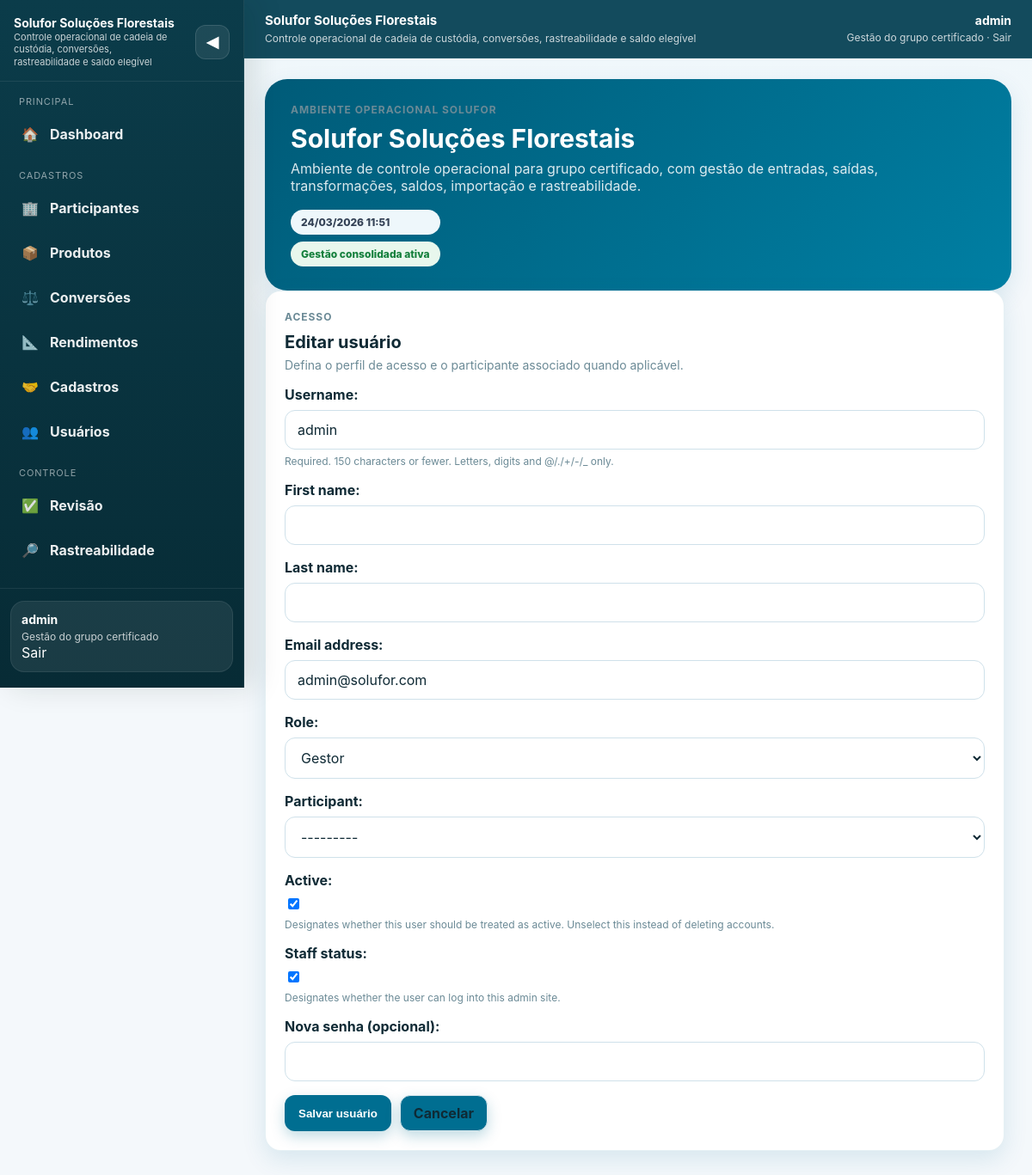
/users/1/edit/ (signed in), run on the app's committed database.
### accounts/models.py (models this page shows, shortened)
class User(AbstractUser):
    ROLE_CHOICES = [
        ('manager', 'Gestor'),
        ('participant', 'Participante'),
        ('auditor', 'Auditor'),
    ]
    role = models.CharField(max_length=20, choices=ROLE_CHOICES, default='participant')
    organization = models.ForeignKey(
        'participants.Organization',
        on_delete=models.SET_NULL,
        null=True,
        blank=True,
        related_name='users',
    )
    participant = models.ForeignKey(
        'participants.Participant',
        on_delete=models.SET_NULL,
        null=True,
        blank=True,
        related_name='users',
    )
    must_change_password = models.BooleanField(default=False)
    @property
    def is_manager(self):
        return self.role == 'manager' or self.is_superuser
    @property
    def is_auditor(self):
        return self.role == 'auditor'
    @property
    def is_participant_user(self):
        return self.role == 'participant'

### accounts/views.py (the view, shortened to what this page needs)
# urls.py: path('<int:pk>/edit/', UserUpdateView.as_view(), name='user_update'),
class UserUpdateView(ManagerRequiredMixin, UpdateView):
    model = User
    form_class = UserUpdateForm
    template_name = 'accounts/user_form.html'
    success_url = reverse_lazy('user_list')

### accounts/forms.py (shortened to what this page needs)
class UserUpdateForm(forms.ModelForm):
    new_password = forms.CharField(
        label='Nova senha (opcional)',
        required=False,
        widget=forms.PasswordInput(render_value=False)
    )
    class Meta:
        model = User
        fields = [
            'username', 'first_name', 'last_name', 'email',
            'role', 'participant', 'is_active', 'is_staff'
        ]

### accounts/views.py (called while the page is built)
    def test_func(self):
        return self.request.user.is_manager

### participants/models.py (called while the page is built)
    def __str__(self):
        return self.trade_name or self.legal_name

### templates/accounts/user_form.html
{% extends "base.html" %}
{% block content %}
<div class="card" style="max-width: 860px;"><div class="card-header"><div><div class="kicker">Acesso</div><h2 class="card-title">{% if form.instance.pk %}Editar usuário{% else %}Novo usuário{% endif %}</h2><p class="card-subtitle">Defina o perfil de acesso e o participante associado quando aplicável.</p></div></div><form method="post">{% csrf_token %}{{ form.as_p }}<div class="actions"><button class="btn" type="submit">Salvar usuário</button><a class="btn secondary" href="/users/">Cancelar</a></div></form></div>
{% endblock %}

### templates/base.html (shortened to what this page needs)
<!DOCTYPE html>
<html lang="pt-br">
<head>
</head>
<body>
<div class="app-shell">
  {% if user.is_authenticated %}
  <aside id="sidebar" class="sidebar">
    <div class="sidebar-inner">
      <div class="sidebar-header">
        <a class="sidebar-brand" href="/">
          <span class="brand-copy">
            <strong>Solufor Soluções Florestais</strong>
            <span>Controle operacional de cadeia de custódia, conversões, rastreabilidade e saldo elegível</span>
          </span>
        </a>
        <button id="sidebarToggle" class="sidebar-toggle" type="button" aria-label="Colapsar menu"><span class="sidebar-toggle-text">◀</span></button>
      </div>
      <div class="sidebar-body">
        <div class="sidebar-section">
          <div class="sidebar-label">Principal</div>
          <nav class="sidebar-nav">
            <a class="sidebar-link {% if request.path == '/' %}is-active{% endif %}" href="/"><span class="sidebar-icon">🏠</span><span class="sidebar-link-text">Dashboard</span></a>
          </nav>
        </div>
        {% if user.is_participant_user %}
        <div class="sidebar-section">
          <div class="sidebar-label">Operação</div>
          <nav class="sidebar-nav">
            <a class="sidebar-link {% if '/transactions/entries/' in request.path %}is-active{% endif %}" href="/transactions/entries/"><span class="sidebar-icon">📥</span><span class="sidebar-link-text">Entradas</span></a>
            <a class="sidebar-link {% if '/transactions/sales/' in request.path %}is-active{% endif %}" href="/transactions/sales/"><span class="sidebar-icon">📤</span><span class="sidebar-link-text">Saídas</span></a>
            <a class="sidebar-link {% if '/transactions/transformations/' in request.path %}is-active{% endif %}" href="/transactions/transformations/"><span class="sidebar-icon">🪵</span><span class="sidebar-link-text">Transformações</span></a>
            <a class="sidebar-link {% if '/compliance/' in request.path %}is-active{% endif %}" href="/compliance/"><span class="sidebar-icon">🗓️</span><span class="sidebar-link-text">Fechamentos</span></a>
            <a class="sidebar-link {% if '/reports/import/' in request.path %}is-active{% endif %}" href="/reports/import/"><span class="sidebar-icon">📊</span><span class="sidebar-link-text">Importar planilha</span></a>
          </nav>
        </div>
        {% elif user.is_manager %}
        <div class="sidebar-section">
          <div class="sidebar-label">Cadastros</div>
          <nav class="sidebar-nav">
            <a class="sidebar-link {% if '/participants/' in request.path %}is-active{% endif %}" href="/participants/"><span class="sidebar-icon">🏢</span><span class="sidebar-link-text">Participantes</span></a>
            <a class="sidebar-link {% if '/catalog/products/' in request.path %}is-active{% endif %}" href="/catalog/products/"><span class="sidebar-icon">📦</span><span class="sidebar-link-text">Produtos</span></a>
            <a class="sidebar-link {% if '/catalog/conversions/' in request.path %}is-active{% endif %}" href="/catalog/conversions/"><span class="sidebar-icon">⚖️</span><span class="sidebar-link-text">Conversões</span></a>
            <a class="sidebar-link " href="/catalog/transformation-rules/"><span class="sidebar-icon">📐</span><span class="sidebar-link-text">Rendimentos</span></a>
            <a class="sidebar-link {% if '/catalog/counterparties/' in request.path %}is-active{% endif %}" href="/catalog/counterparties/"><span class="sidebar-icon">🤝</span><span class="sidebar-link-text">Cadastros</span></a>
            <a class="sidebar-link {% if '/users/' in request.path %}is-active{% endif %}" href="/users/"><span class="sidebar-icon">👥</span><span class="sidebar-link-text">Usuários</span></a>
          </nav>
        </div>
        <div class="sidebar-section">
          <div class="sidebar-label">Controle</div>
          <nav class="sidebar-nav">
            <a class="sidebar-link " href="/transactions/manager/review/entries/"><span class="sidebar-icon">✅</span><span class="sidebar-link-text">Revisão</span></a>
            <a class="sidebar-link {% if '/reports/traceability/' in request.path %}is-active{% endif %}" href="/reports/traceability/"><span class="sidebar-icon">🔎</span><span class="sidebar-link-text">Rastreabilidade</span></a>
            <a class="sidebar-link" href="/reports/consolidated.xlsx"><span class="sidebar-icon">📄</span><span class="sidebar-link-text">Relatório FSC</span></a>
          </nav>
        </div>
        {% endif %}
      </div>
      <div class="sidebar-footer">
        <div class="sidebar-user">
          <strong>{{ user.username }}</strong>
          <span>{% if user.is_manager %}Gestão do grupo certificado{% elif user.is_auditor %}Consulta e auditoria{% else %}Operação do participante{% endif %}</span><br>
          <form method="post" action="{% url 'logout' %}" style="display:inline;">
 	     <button type="submit" class="logout-btn">Sair</button>
	  </form>
        </div>
      </div>
    </div>
  </aside>
  {% endif %}
  <div class="content-shell">
    <header class="topbar">
      <div class="topbar-inner">
        <div class="topbar-title">
          <span class="topbar-copy">
            <strong>Solufor Soluções Florestais</strong>
            <span>Controle operacional de cadeia de custódia, conversões, rastreabilidade e saldo elegível</span>
          </span>
        </div>
        {% if user.is_authenticated %}
        <div class="userbox">
          <strong>{{ user.username }}</strong>
          <span>
            {% if user.is_manager %}Gestão do grupo certificado{% elif user.is_auditor %}Consulta e auditoria{% else %}Operação do participante{% endif %}
            ·
<form method="post" action="{% url 'logout' %}" style="display:inline;">
  <button type="submit" class="logout-btn">Sair</button>
</form>
          </span>
        </div>
        {% else %}
        <div class="userbox">
          <strong>Acesso ao sistema</strong>
          <span><a href="/login/">Entrar</a></span>
        </div>
        {% endif %}
      </div>
    </header>
    <main class="page">
      {% if user.is_authenticated %}
      <section class="hero">
        <div>
          <div class="kicker">Ambiente operacional Solufor</div>
          <h1>{% block hero_title %}Solufor Soluções Florestais{% endblock %}</h1>
          <p>{% block hero_text %}Ambiente de controle operacional para grupo certificado, com gestão de entradas, saídas, transformações, saldos, importação e rastreabilidade.{% endblock %}</p>
        </div>
        <div class="stack">
          {% block hero_side %}
          <span class="badge neutral">{% now "d/m/Y H:i" %}</span>
          {% if user.is_manager %}
            <span class="badge success">Gestão consolidada ativa</span>
          {% elif user.is_auditor %}
            <span class="badge warning">Ambiente de consulta</span>
          {% else %}
            <span class="badge success">Lançamentos operacionais liberados</span>
          {% endif %}
          {% endblock %}
        </div>
      </section>
      {% endif %}
      {% block content %}{% endblock %}
    </main>
  </div>
</div>
</body>
</html>

### data on the page
User: username "admin", email "admin@solufor.com", role "Gestor", participant "---------", is_active "☑", is_staff "☑"
